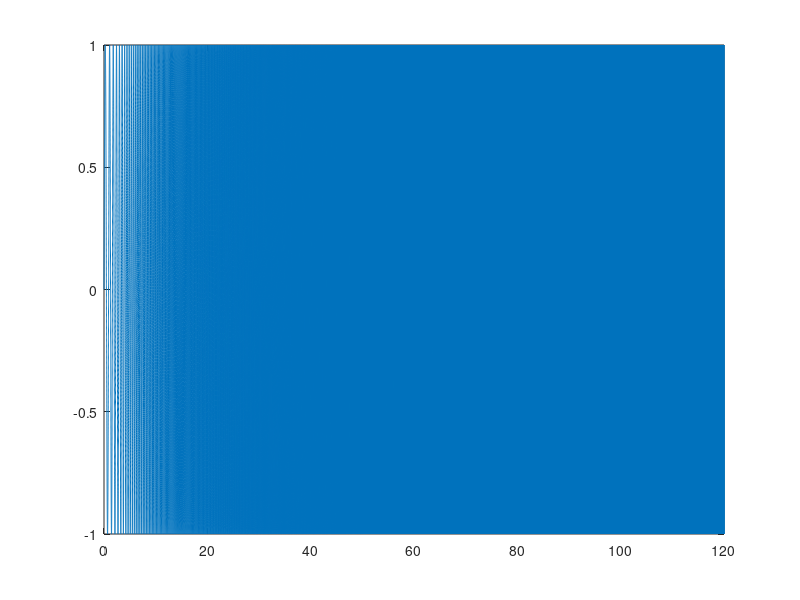

Here is the MATLAB script that generated this plot: (Note: this script raises an error after producing the figure.)

%% Constant
rad2deg = 180/pi;
deg2rad = 1/rad2deg;
hz2rps = 2*pi;
rps2hz = 1/hz2rps;
% pathSave = 'Skoll_SMI_31July2015';
% fileSave = fullfile(pathSave, 'test.mat');
fileSave = '../Data/run_Run10.mat';
pointDefList = {NaN, 0, 10, 20}; % Predefined GVT nodes for Force, Accel1, and Accel2

% DAQ Setup - This is for the cDAQ Chasis with 9269 and 9229
chanOutNameList = {'DriveOut'};
chanOutNumList = [0];
chanInNameList = {'DriveIn', 'Force', 'Accel1', 'Accel2'};
chanInNumList = [0, 1, 2, 3];

% Define the Excitation
timeDuration_s = 120;
freqExcStart_Hz = 1;
freqExcEnd_Hz = 35;
phaseZero_deg = 0;
ampExcStart_V = 1;
ampExcEnd_V = 1;
ampExcOffset = 0;

% Create the Excitation
freqSample_Hz = 2000;
timeSample_s = 1/freqSample_Hz;
timeExc_s = [0 : timeSample_s : timeDuration_s]';

ampExc_V = ((ampExcEnd_V - ampExcStart_V) * (timeExc_s / timeDuration_s)) + ampExcStart_V;
% ampExc_V = ((ampExcStart_V - ampExcEnd_V)/2 * cos(pi * timeExc_s / timeDuration_s)) + (ampExcStart_V + ampExcEnd_V)/2;

freqExc_hz = ((freqExcEnd_Hz - freqExcStart_Hz) * (timeExc_s / (2 * timeDuration_s))) + freqExcStart_Hz;
signalExc = ampExcOffset + ampExc_V .* sin((freqExc_hz * hz2rps) .* timeExc_s + (phaseZero_deg * deg2rad));

figure; plot(timeExc_s, signalExc)

%%
devListObj = daq.getDevices;
daqSessionObj = daq.createSession('ni');
%daqSessionObj = daq.createSession('National Instruments');

daqSessionObj.Rate = freqSample_Hz;

% Setup the DAQ Channels
daqSessionObj.addAnalogOutputChannel(devListObj(1).ID, chanOutNumList, 'Voltage');
daqSessionObj.addAnalogInputChannel(devListObj(2).ID, chanInNumList, 'Voltage');


%% Create the output signal

% Put the data in the output queue
queueOutputData(daqSessionObj, signalExc);

% Create listeners
lstnOutHandle = addlistener(daqSessionObj, 'DataRequired', @(src, event) src.queueOutputData(signalExc));
lstnInHandle = addlistener(daqSessionObj, 'DataAvailable', @plotData);
% fid1 = fopen('log.bin', 'a');
% lstnInHandle = addlistener(daqSessionObj, 'DataAvailable', @(src, event)logData(src, event, fid1));


%% Run the DAQ
prepare(daqSessionObj); pause(1);
[signalIn, timeIn_s] = startForeground(daqSessionObj);
% startBackground(daqSessionObj);


%% Cleanup
% save a file
save(fileSave, 'timeIn_s', 'signalIn', 'chanInNameList', 'pointDefList', '-mat');

% for indxSig = 1:length(chanInNameList)
%     assignin('base', chanInNameList{indxSig}, signalIn(:,indxSig)); 
% end


% Cleanup
delete(lstnOutHandle);
delete(lstnInHandle);
release(daqSessionObj)


%%
figure; plot(timeIn_s, signalIn);


%%
if 0

    freqSampleIn_Hz = round(1/mean(diff(timeIn_s)));
    winType = 'cosi'; smoothFactor = 9;
    [xxP, ~, freq] = PsdEst([signalIn(:,1), signalIn(:,2)], freqSampleIn_Hz, winType, smoothFactor);
%     [freq, gain_dB, phase_deg, xyC, xyT, xxP, yyP, xyP] = TransFunc(signalIn(:,1), signalIn(:,2), [], freqSampleIn_Hz, winType, smoothFactor);

    PsdPlot(freq, xxP, 'Hz');
%     PsdPlot(freq, [xxP, yyP], 'Hz');
    xlim([1, 100]); legend({'input_V'; 'Force_V'}, 'Interpreter', 'none')
    
%     BodePlot(freq, gain_dB, phase_deg, xyC);
%     xlim([1, 100]); legend({'input'; 'output'}, 'Interpreter', 'none')
    
end
